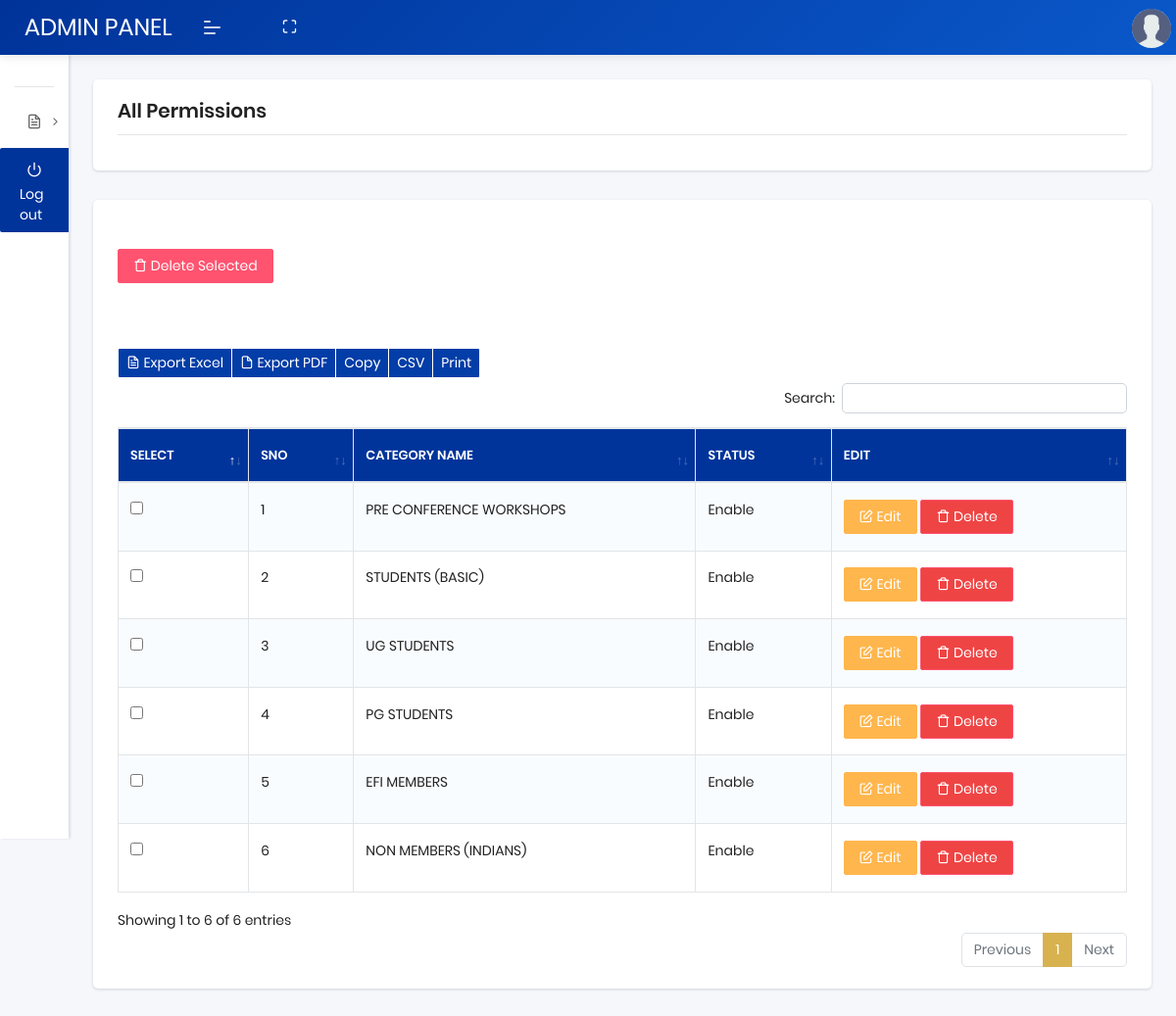
Page /manage-registration-category.php (signed in) on the committed database.
### tables this page shows
CREATE TABLE `registration_categories` (
  `id` bigint(20) UNSIGNED NOT NULL,
  `category_name` varchar(150) NOT NULL,
  `status` tinyint(1) NOT NULL DEFAULT 1,
  `created_at` timestamp NULL DEFAULT current_timestamp(),
  `updated_at` timestamp NULL DEFAULT current_timestamp() ON UPDATE current_timestamp()
);

### manage-registration-category.php (the view, shortened to what this page needs)
<?php
include("db/config.php");
$query = "SELECT * FROM registration_categories";
$result = mysqli_query($db, $query);
?>
<!DOCTYPE html>
<html lang="en">
<head>
    <link rel="stylesheet" href="assets/css/plugins/dataTables.bootstrap4.min.css">
    <link rel="stylesheet" href="assets/css/style.css">
</head>
<body class="">
    <?php
    include("header.php");
    ?>
    <?php
    include("navbar.php");
    ?>
    <section class="pcoded-main-container">
        <div class="pcoded-content">
            <div class="page-header">
                <div class="page-block">
                    <div class="row align-items-center">
                        <div class="col-md-12">
                            <div class="page-header-title">
                                <h5 class="m-b-10">All Permissions
                                </h5>
                            </div>
                        </div>
                    </div>
                </div>
            </div>
            <div class="row">
                <div class="col-sm-12">
                    <div class="card">
                        <div class="card-header table-card-header">
                        </div>
                        <div class="card-body">
                            <form id="deleteMForm" action="delete-registration-category.php" method="post">
                                <button type="button" id="deleteSelected" class="btn btn-danger">
                                    <i class='feather icon-trash'></i> Delete Selected
                                </button>
                                <div class="dt-responsive table-responsive mt-4">
                                    <br />
                                    <?php
                                    echo '<table id="basic-btn" class="table table-striped table-bordered nowrap">';
                                    echo "<thead>";
                                    echo "<tr>";
                                    echo "<th>SELECT</th>";
                                    echo "<th>SNO</th>";
                                    echo "<th>CATEGORY NAME</th>";
                                    echo "<th>STATUS</th>";
                                    echo "<th>EDIT</th>";
                                    echo "</tr>";
                                    echo "</thead>";
                                    ?>
                                    <?php
                                    $count = 1;
                                    echo "<tbody>";
                                    while ($row = mysqli_fetch_assoc($result)) {
                                        echo "<tr class='record'>";
                                        $encoded_id = base64_encode($row['id']);
                                        echo "<td><input type='checkbox' name='Permission_ids[]' value='$encoded_id'></td>";
                                        echo "<td> $count </td>";
                                        echo "<td>" . htmlspecialchars($row['category_name']) . "</td>";
                                        echo "<td>";
                                        if ($row['status'] == 1) {
                                            echo "Enable";
                                        } else {
                                            echo "Disable";
                                        }
                                        echo "</td>";
                                        echo "<td>
        <a href='edit-registration-category.php?id=$encoded_id' class='btn btn-warning'>
            <i class='feather icon-edit'></i> Edit
        </a>
       <a href='javascript:void(0)' class='btn btn-danger delete-btn' data-id='$encoded_id' data-bs-toggle='modal' data-bs-target='#deleteModal'>
        <i class='feather icon-trash'></i> Delete
    </a>
    </td>";
                                        echo "</tr>";
                                        $count++;
                                    }
                                    echo "</tbody>";
                                    ?>
                                </div>
                                <br />
                            </form>
                        </div>
                    </div>
                </div>
            </div>
        </div>
    </section>
</body>
</html>

### rows in the picture
registration_categories: category_name "PRE CONFERENCE WORKSHOPS", status "Enable"
registration_categories: category_name "STUDENTS (BASIC)", status "Enable"
registration_categories: category_name "UG STUDENTS", status "Enable"
registration_categories: category_name "PG STUDENTS", status "Enable"
registration_categories: category_name "EFI MEMBERS", status "Enable"
registration_categories: category_name "NON MEMBERS (INDIANS)", status "Enable"
